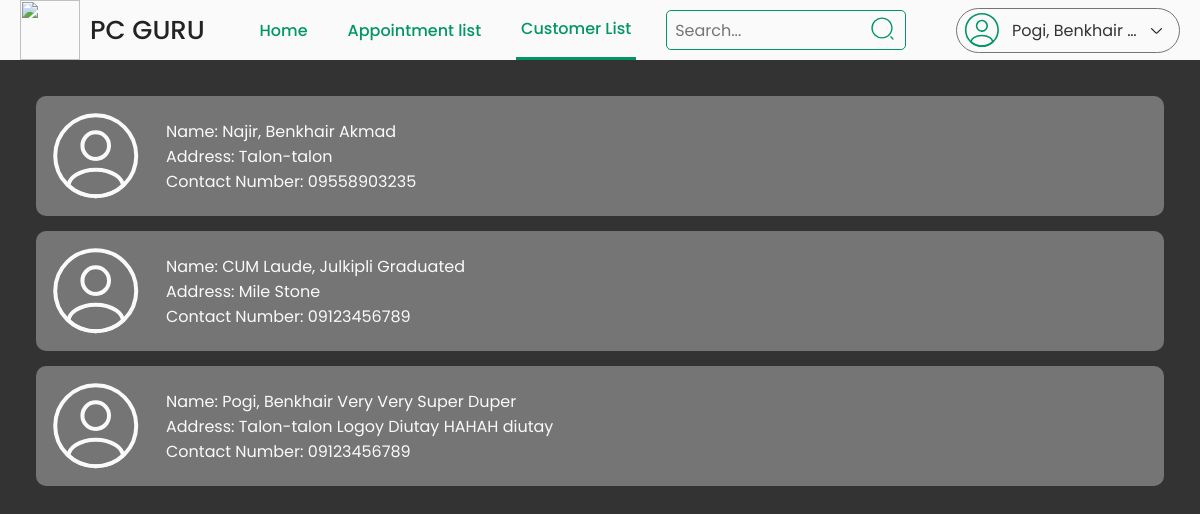
The page /admin/customer-list.php (signed in) on the database its author committed.
### tables this page shows
CREATE TABLE `customer` (
  `customer_id` int(11) NOT NULL,
  `email` varchar(100) NOT NULL,
  `password` varchar(100) NOT NULL,
  `first_name` varchar(100) NOT NULL,
  `middle_name` varchar(100) DEFAULT NULL,
  `last_name` varchar(100) NOT NULL,
  `contact_num` varchar(100) NOT NULL,
  `address` varchar(100) NOT NULL,
  `created_at` timestamp NOT NULL DEFAULT current_timestamp(),
  `updated_at` timestamp NOT NULL DEFAULT current_timestamp() ON UPDATE current_timestamp()
);

### class/admin.class.php (called while the page is built, shortened)
<?php
    include_once 'database.php';
    class Admin{
        protected $db;
        function __construct(){
            $this->db = new Database;
        }
        function getInfo($admin_id){
            $sql = 'SELECT * FROM admin WHERE admin_id = :admin_id;';
            $query = $this->db->connect()->prepare($sql);
            $query->bindParam(':admin_id', $admin_id);
            if($query->execute()){
                $data = $query->fetch();
            }
            return $data;
        }
    }
?>

### class/database.php (called while the page is built)
<?php
    class Database{
        private $host = 'localhost';
        private $username = 'root';
        private $password = '';
        private $database = 'pc_repair';
        protected $connection;
        function connect(){
            try{
                $this->connection = new PDO("mysql:host=$this->host;dbname=$this->database",
                                            $this->username, $this->password);
            }
            catch(PDOException $e){
                echo 'Connection Error ' . $e->getMessage();
            }
            return $this->connection;
        }
    }
?>

### class/customer.class.php (called while the page is built, shortened)
<?php
    include_once 'database.php';
    class Customer{
        protected $db;
        function __construct(){
            $this->db = new Database;
        }
        function getAll(){
            $sql = 'SELECT * FROM customer ORDER BY created_at DESC';
            $query = $this->db->connect()->prepare($sql);
            if($query->execute()){
                if($query->rowCount() < 1){
                    $data = 'empty';
                }
                else{
                    $data = $query->fetchAll();
                }
            }
            return $data;
        }
    }
?>

### admin/customer-list.php (the view)
<?php
    $page_title = 'Customer List';
    include_once '../includes/admin/header.php';
    include_once '../includes/admin/navbar.php';
    include_once '../class/customer.class.php';
    $customers = new Customer;
?>
<div class="order">
<?php
    if($customers->getAll() === 'empty'){
        echo '<div class="empty"><p>No customer accounts yet.</p></div>';
    }
    else{
        foreach($customers->getAll() as $customer){
    ?>
        <div class="orders">
            <a href="customer-info.php?customer_id=<?= $customer['customer_id'] ?>">
                <img src="../images/icons/random/profile-cust-list.svg" style="width: 100px; height: 100px;">
                <div class="details">
                    <p>Name: <?= $customer['last_name'] . ', ' . $customer['first_name'] . ' ' . $customer['middle_name'] ?></p>
                    <p>Address: <?= $customer['address'] ?></p>
                    <p>Contact Number: <?= $customer['contact_num'] ?></p>
                </div>
            </a>
        </div>
    <?php
        }
    }
    ?>
</div>
<?php
    include_once '../includes/admin/header.php';
?>

### includes/admin/header.php (shortened to what this page needs)
<?php
    include_once '../class/admin.class.php';
    if($page_title !== 'Login'){
        $admin = new Admin;
        $admin = $admin->getInfo($_SESSION['admin_id']);
    }
?>
<!DOCTYPE html>
<html lang="en">
<head>
    <link rel="stylesheet" href="../style/main.css">
</head>
<body>
    <div class="container">

### includes/admin/navbar.php (shortened to what this page needs)
<header class="header">
    <nav>
        <a href="home.php" class="logo">
            <img src="../images/icons/logo/12.png">
            <p>PC GURU</p>
        </a>
        <div class="mid-content">
            <a href="home.php" class="<?= $page_title === 'Admin | Home' ? 'active' : '' ?>">Home</a>
            <a href="appointment.php" class="<?= $page_title === 'Appointment List' ? 'active' : '' ?>">Appointment list</a>
            <a href="customer-list.php" class="<?= $page_title === 'Customer List' ? 'active' : '' ?>">Customer List</a>
            <div class="search">
                <input type="text" placeholder="Search...">
                <img src="../images/icons/random/search.svg">
            </div>
        </div>
        <div class="account">
            <img src="../images/icons/random/profile.svg">
            <p class="name">
                <?= $admin['last_name'] . ', ' . $admin['first_name'] . ' ' . $admin['middle_name'] ?>
            </p>
            <img src="../images/icons/random/arrowdown.svg">
        </div>
    </nav>
</header>

### style/main.css (style rules this page uses)
* { font-family: "Poppins"; margin: 0; padding: 0; box-sizing: border-box; list-style: none; outline: none; text-decoration: none; }
body { background: #333333; }
.header { width: 100%; background: #fafafa; }
.header nav { background: #fafafa; display: flex; justify-content: space-between; min-height: 60px; max-width: 1400px; margin: auto; padding: 0 20px; position: relative; z-index: 1; }
.header nav .logo { display: flex; flex-direction: row; justify-content: center; align-items: center; gap: 10px; }
.header nav .logo img { height: 60px; width: 60px; }
.header nav .logo p { font-weight: 500; font-size: 26px; color: #232323; }
.header nav .mid-content { display: flex; flex-direction: row; justify-content: center; align-items: center; gap: 30px; }
.header nav .mid-content a { color: #029664; font-weight: 500; display: flex; flex-direction: row; justify-content: center; align-items: center; height: 100%; padding: 0 5px; }
.header nav .mid-content .active { border-bottom: 3px solid #029664; }
.header nav .mid-content .search { display: flex; height: 40px; width: 240px; border: 1px solid #029664; border-radius: 5px; }
.header nav .mid-content .search input { width: 85%; height: 100%; border: none; background: transparent; padding: 8px; font-size: 16px; }
.header nav .mid-content .search img { width: 15%; height: 25px; margin: 5px 5px auto auto; cursor: pointer; }
.header nav .account { display: flex; flex-direction: row; justify-content: space-between; align-items: center; border: 1px solid #757575; gap: 10px; margin: auto 0; height: 45px; padding: 5px 15px 5px 5px; border-radius: 24px; min-width: 224px; max-width: 224px; cursor: pointer; }
.header nav .account p { color: #333333; max-width: 130px; overflow: hidden; white-space: nowrap; text-overflow: ellipsis; }
.order { min-height: calc(100vh - 60px); max-width: 1400px; margin: 0 auto; padding: 3%; }
.order .orders { margin-bottom: 15px; }
.order .orders a { display: flex; align-items: center; text-decoration: none; color: #232323; background: #757575; margin-bottom: 8px; color: #fafafa; border-radius: 10px; padding: 10px; padding-right: 30px; gap: 20px; }
.order .orders a img { border-radius: 5px; -o-object-fit: cover; object-fit: cover; }

### rows shown on the page
customer: last_name "Najir", first_name "Benkhair", middle_name "Akmad", address "Talon-talon", contact_num "09558903235"
customer: last_name "CUM Laude", first_name "Julkipli", middle_name "Graduated", address "Mile Stone", contact_num "09123456789"
customer: last_name "Pogi", first_name "Benkhair", middle_name "Very Very Super Duper", address "Talon-talon Logoy Diutay HAHAH diutay", contact_num "09123456789"

### other values the page prints
$admin['last_name'] "Pogi"
$admin['first_name'] "Benkhair"
$admin['middle_name'] "Z."
